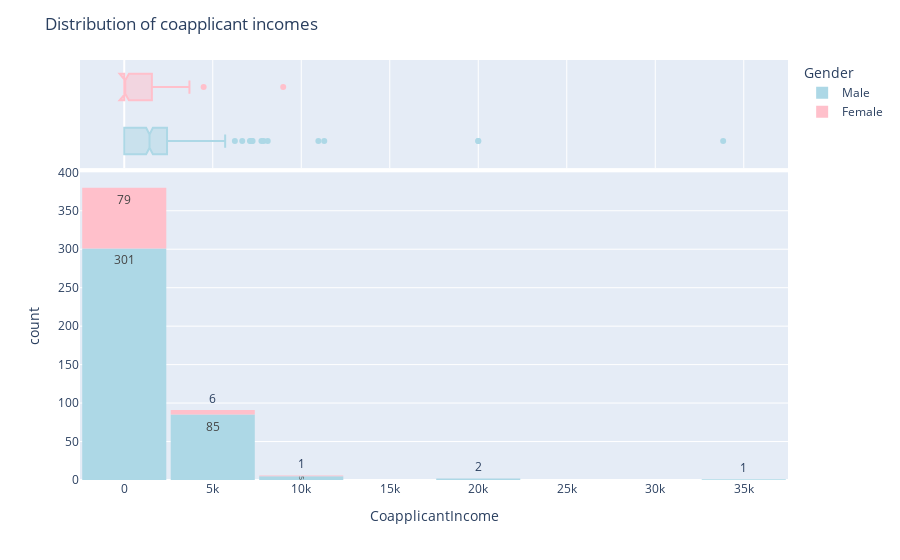

The notebook cell saved with this chart:
### Markdown cell above
Distribution of coapplicant incomes

### Code cell
fig = px.histogram(df, x="CoapplicantIncome", color=df.Gender, marginal="box", nbins=10, text_auto=True, 
    color_discrete_map={'Male':'lightblue','Female':'pink'})
fig.update_layout(bargap=0.05)
fig.update_layout(title_text='Distribution of coapplicant incomes')
fig.show()

### Figure 1 — Plotly figure (JSON) as saved in the notebook; plotly's stock layout.template omitted (floating-point values rounded to 4 significant figures; data arrays with more than 128 entries replaced by an {"elided": "..."} marker saying what was removed)
{"data": [{"alignmentgroup": "True", "bingroup": "x", "hovertemplate": "Gender=Male<br>CoapplicantIncome=%{x}<br>count=%{y}<extra></extra>", "legendgroup": "Male", "marker": {"color": "lightblue", "pattern": {"shape": ""}}, "name": "Male", "nbinsx": 10, "offsetgroup": "Male", "orientation": "v", "showlegend": true, "texttemplate": "%{value}", "type": "histogram", "x": {"elided": "394 float values"}, "xaxis": "x", "yaxis": "y"}, {"alignmentgroup": "True", "hovertemplate": "Gender=Male<br>CoapplicantIncome=%{x}<extra></extra>", "legendgroup": "Male", "marker": {"color": "lightblue"}, "name": "Male", "notched": true, "offsetgroup": "Male", "showlegend": false, "type": "box", "x": {"elided": "394 float values"}, "xaxis": "x2", "yaxis": "y2"}, {"alignmentgroup": "True", "bingroup": "x", "hovertemplate": "Gender=Female<br>CoapplicantIncome=%{x}<br>count=%{y}<extra></extra>", "legendgroup": "Female", "marker": {"color": "pink", "pattern": {"shape": ""}}, "name": "Female", "nbinsx": 10, "offsetgroup": "Female", "orientation": "v", "showlegend": true, "texttemplate": "%{value}", "type": "histogram", "x": [0, 1459, 3440, 2275, 1644, 0, 0, 0, 0, 0, 0, 1881, 2302, 2283, 0, 0, 8980, 0, 4486, 0, 1666, 0, 0, 0, 0, 0, 0, 0, 0, 0, 0, 0, 1560, 0, 1666, 1717, 0, 0, 2541, 0, 1666, 1863, 0, 0, 2451, 0, 0, 0, 0, 505, 0, 0, 0, 0, 1800, 0, 0, 0, 0, 0, 3237, 0, 0, 0, 0, 0, 0, 0, 913, 3683, 0, 0, 1632, 0, 0, 2845, 0, 0, 2306, 0, 0, 0, 0, 0, 0, 0], "xaxis": "x", "yaxis": "y"}, {"alignmentgroup": "True", "hovertemplate": "Gender=Female<br>CoapplicantIncome=%{x}<extra></extra>", "legendgroup": "Female", "marker": {"color": "pink"}, "name": "Female", "notched": true, "offsetgroup": "Female", "showlegend": false, "type": "box", "x": [0, 1459, 3440, 2275, 1644, 0, 0, 0, 0, 0, 0, 1881, 2302, 2283, 0, 0, 8980, 0, 4486, 0, 1666, 0, 0, 0, 0, 0, 0, 0, 0, 0, 0, 0, 1560, 0, 1666, 1717, 0, 0, 2541, 0, 1666, 1863, 0, 0, 2451, 0, 0, 0, 0, 505, 0, 0, 0, 0, 1800, 0, 0, 0, 0, 0, 3237, 0, 0, 0, 0, 0, 0, 0, 913, 3683, 0, 0, 1632, 0, 0, 2845, 0, 0, 2306, 0, 0, 0, 0, 0, 0, 0], "xaxis": "x2", "yaxis": "y2"}], "layout": {"bargap": 0.05, "barmode": "relative", "legend": {"title": {"text": "Gender"}, "tracegroupgap": 0}, "margin": {"t": 60}, "title": {"text": "Distribution of coapplicant incomes"}, "xaxis": {"anchor": "y", "domain": [0, 1], "title": {"text": "CoapplicantIncome"}}, "xaxis2": {"anchor": "y2", "domain": [0, 1], "matches": "x", "showgrid": true, "showticklabels": false}, "yaxis": {"anchor": "x", "domain": [0, 0.7326], "title": {"text": "count"}}, "yaxis2": {"anchor": "x2", "domain": [0.7426, 1], "matches": "y2", "showgrid": false, "showline": false, "showticklabels": false, "ticks": ""}}}
